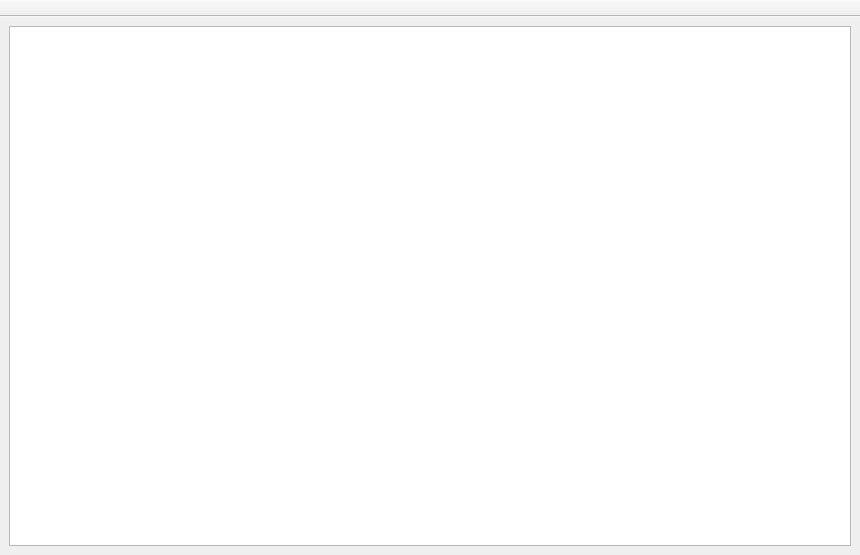
<?xml version="1.0" encoding="UTF-8"?>
<ui version="4.0">
 <class>MyMainWindow</class>
 <widget class="QMainWindow" name="MyMainWindow">
  <property name="geometry">
   <rect>
    <x>0</x>
    <y>0</y>
    <width>860</width>
    <height>555</height>
   </rect>
  </property>
  <property name="windowTitle">
   <string>MyMainWindow</string>
  </property>
  <widget class="QWidget" name="centralwidget">
   <layout class="QHBoxLayout" name="horizontalLayout">
    <item>
     <widget class="QTextBrowser" name="textBrowser">
      <property name="font">
       <font>
        <family>华文隶书</family>
        <pointsize>24</pointsize>
       </font>
      </property>
     </widget>
    </item>
   </layout>
  </widget>
  <widget class="QToolBar" name="toolBar">
   <property name="windowTitle">
    <string>toolBar</string>
   </property>
   <property name="movable">
    <bool>false</bool>
   </property>
   <attribute name="toolBarArea">
    <enum>TopToolBarArea</enum>
   </attribute>
   <attribute name="toolBarBreak">
    <bool>false</bool>
   </attribute>
  </widget>
 </widget>
 <resources/>
 <connections/>
</ui>
